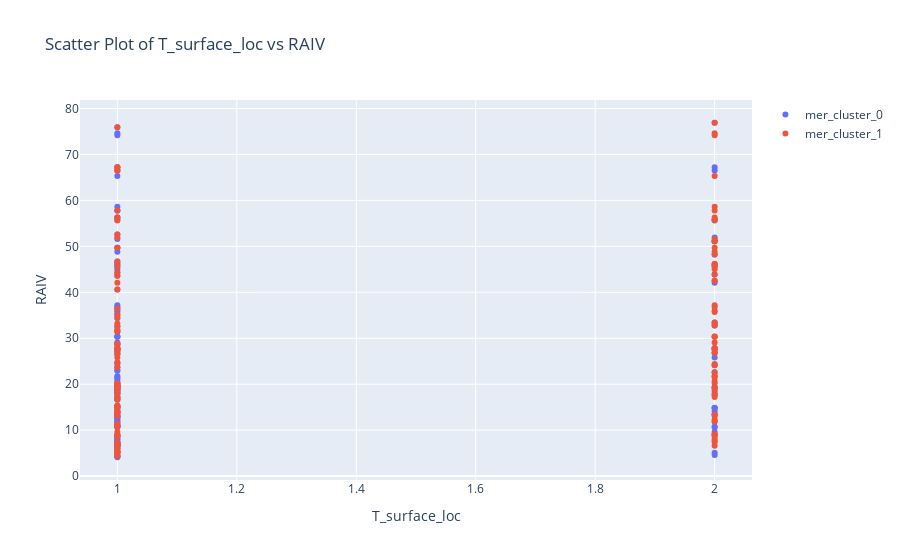
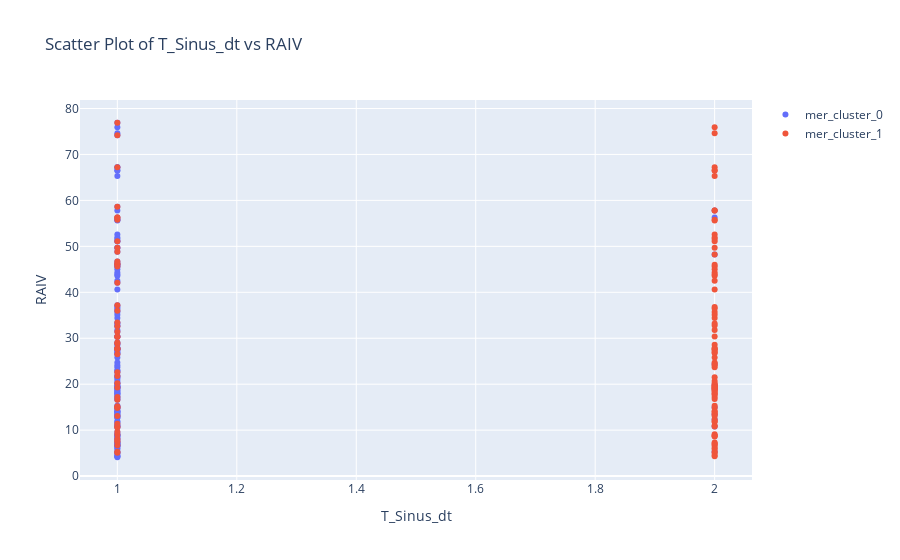
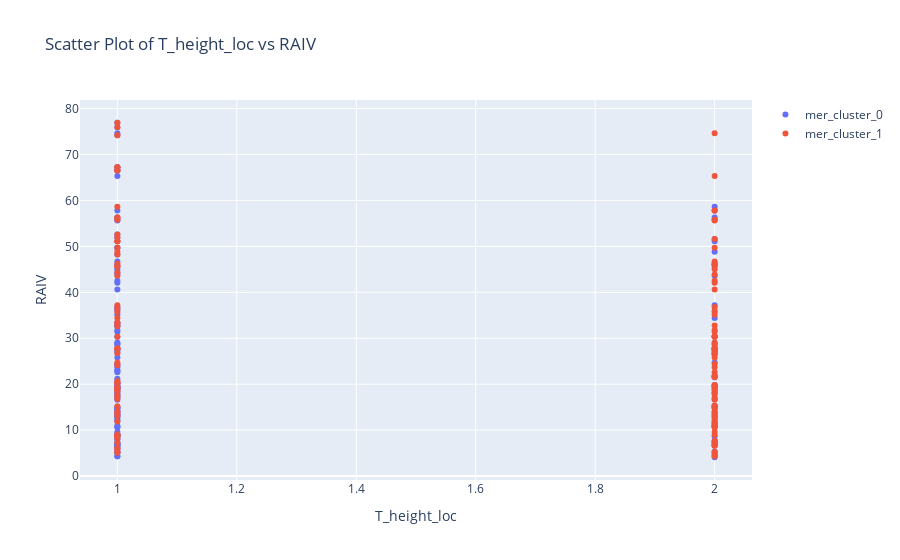
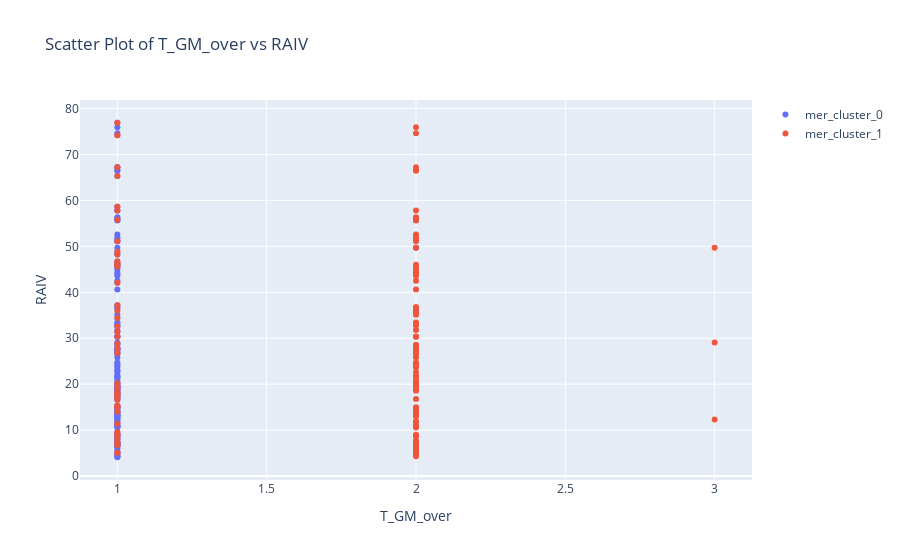

The notebook cell saved with these charts, in order:
### Markdown cell above
### 군집0 과 군집1의 모든 변수들의 분포도를 2차원데이터로 시각화

### Code cell
# Create a list of variable names
variable_names = ['T_surface_loc', 'T_Sinus_dt', 'T_height_loc', 'T_GM_over', 'T_size', 'T_exophytic', 'T_near_Ureter', 'T_rel_Ureter', 'T_APX', 'Total', 'T_size_exo']

# Loop through each variable and create a scatter plot for each cluster
for variable in variable_names:
    # Create a scatter plot for cluster 0
    trace_cluster_0 = go.Scatter(
        x=mer_cluster_0[variable],
        y=merged_drop['RAIV'],
        mode='markers',
        name='mer_cluster_0'
    )

    # Create a scatter plot for cluster 1
    trace_cluster_1 = go.Scatter(
        x=mer_cluster_1[variable],
        y=merged_drop['RAIV'],
        mode='markers',
        name='mer_cluster_1'
    )

    # Create layout
    layout = go.Layout(
        title="Scatter Plot of {} vs RAIV".format(variable),
        xaxis=dict(title=variable),
        yaxis=dict(title='RAIV')
    )

    # Create figure and add traces
    fig = go.Figure(data=[trace_cluster_0, trace_cluster_1], layout=layout)

    # Show plot
    fig.show()

### Figure 1 — Plotly figure (JSON) as saved in the notebook; plotly's stock layout.template omitted (floating-point values rounded to 4 significant figures; data arrays with more than 128 entries replaced by an {"elided": "..."} marker saying what was removed)
{"data": [{"mode": "markers", "name": "mer_cluster_0", "type": "scatter", "x": {"elided": "158 int values"}, "y": {"elided": "371 float values"}}, {"mode": "markers", "name": "mer_cluster_1", "type": "scatter", "x": {"elided": "138 int values"}, "y": {"elided": "371 float values"}}], "layout": {"title": {"text": "Scatter Plot of T_surface_loc vs RAIV"}, "xaxis": {"title": {"text": "T_surface_loc"}}, "yaxis": {"title": {"text": "RAIV"}}}}

### Figure 2 — Plotly figure (JSON) as saved in the notebook; plotly's stock layout.template omitted (floating-point values rounded to 4 significant figures; data arrays with more than 128 entries replaced by an {"elided": "..."} marker saying what was removed)
{"data": [{"mode": "markers", "name": "mer_cluster_0", "type": "scatter", "x": {"elided": "158 int values"}, "y": {"elided": "371 float values"}}, {"mode": "markers", "name": "mer_cluster_1", "type": "scatter", "x": {"elided": "138 int values"}, "y": {"elided": "371 float values"}}], "layout": {"title": {"text": "Scatter Plot of T_Sinus_dt vs RAIV"}, "xaxis": {"title": {"text": "T_Sinus_dt"}}, "yaxis": {"title": {"text": "RAIV"}}}}

### Figure 3 — Plotly figure (JSON) as saved in the notebook; plotly's stock layout.template omitted (floating-point values rounded to 4 significant figures; data arrays with more than 128 entries replaced by an {"elided": "..."} marker saying what was removed)
{"data": [{"mode": "markers", "name": "mer_cluster_0", "type": "scatter", "x": {"elided": "158 int values"}, "y": {"elided": "371 float values"}}, {"mode": "markers", "name": "mer_cluster_1", "type": "scatter", "x": {"elided": "138 int values"}, "y": {"elided": "371 float values"}}], "layout": {"title": {"text": "Scatter Plot of T_height_loc vs RAIV"}, "xaxis": {"title": {"text": "T_height_loc"}}, "yaxis": {"title": {"text": "RAIV"}}}}

### Figure 4 — Plotly figure (JSON) as saved in the notebook; plotly's stock layout.template omitted (floating-point values rounded to 4 significant figures; data arrays with more than 128 entries replaced by an {"elided": "..."} marker saying what was removed)
{"data": [{"mode": "markers", "name": "mer_cluster_0", "type": "scatter", "x": {"elided": "158 int values"}, "y": {"elided": "371 float values"}}, {"mode": "markers", "name": "mer_cluster_1", "type": "scatter", "x": {"elided": "138 int values"}, "y": {"elided": "371 float values"}}], "layout": {"title": {"text": "Scatter Plot of T_GM_over vs RAIV"}, "xaxis": {"title": {"text": "T_GM_over"}}, "yaxis": {"title": {"text": "RAIV"}}}}
